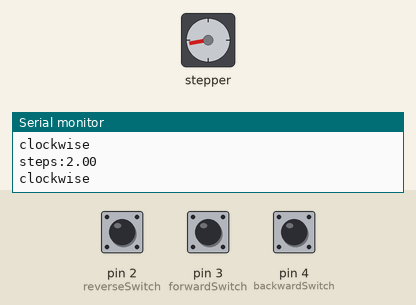
This sketch was run on a simulated Arduino Uno, built with avr-gcc and run on an emulated ATmega328P. On the bench: stepper motor, the last lines printed to the serial monitor. The inputs (shaded band) are chosen by the test bench; at power-on: pin 2 (reverseSwitch) HIGH, pin 3 (forwardSwitch) HIGH, pin 4 (backwardSwitch) HIGH. Stepper angles assume 3200 steps per turn.

Above: at 2.8 s.
2.9 s: pin 2 (reverseSwitch) pulled LOW for 1.2 s
6.6 s: pin 3 (forwardSwitch) pulled LOW for 1.2 s
At 9.3 s:
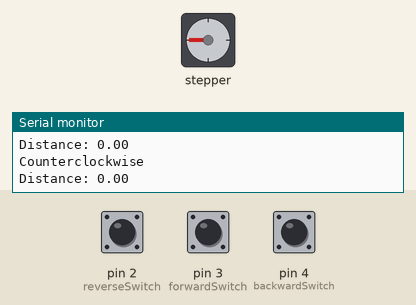
10.1 s: pin 4 (backwardSwitch) pulled LOW for 3.2 s
At 13.8 s:
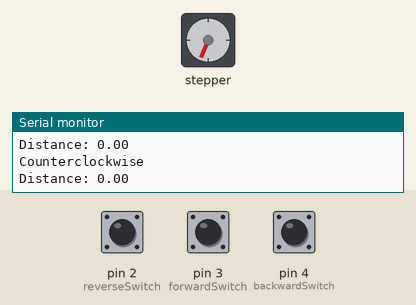
14.8 s: pin 4 (backwardSwitch) pulled LOW for 1.2 s
At 15.68 s:
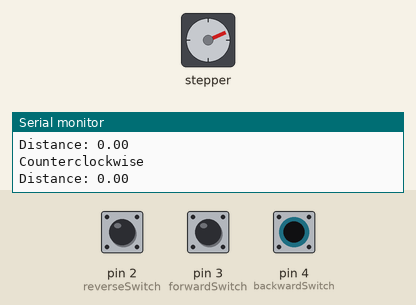
18.3 s: pin 3 (forwardSwitch) pulled LOW for 1.2 s
At 18.47 s:
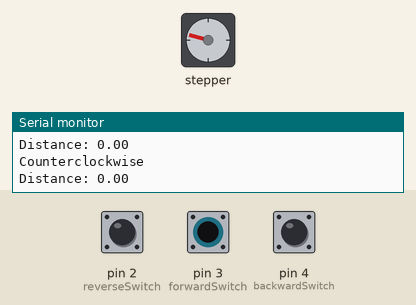
23.6 s: pin 3 (forwardSwitch) pulsed LOW 5 times (0.12 s each, 0.3 s apart)
At 26.1 s:
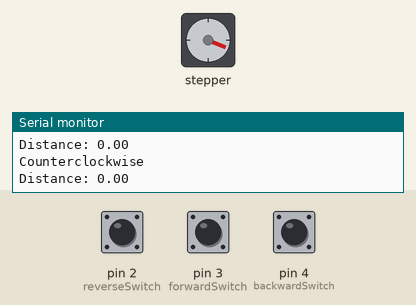
Timing chart, 0 to 27.6 s (numbered marks = the images above; inputs shaded):
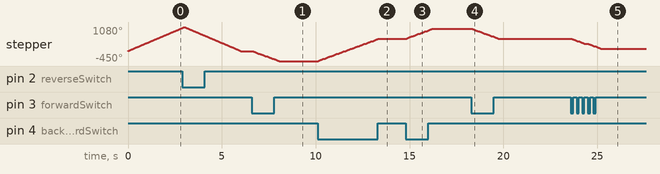

The sketch:

tas_control.ino
```cpp
/*
 Stepper Motor Control - speed control

 This program drives a unipolar or bipolar stepper motor.
 The motor is attached to digital pins 8 - 11 of the Arduino.
 A potentiometer is connected to analog input 0.

 The motor will rotate in a clockwise direction. The higher the potentiometer value,
 the faster the motor speed. Because setSpeed() sets the delay between steps,
 you may notice the motor is less responsive to changes in the sensor value at
 low speeds.

 Created 30 Nov. 2009
 Modified 28 Oct 2010
 by Tom Igoe

 */

#include <Stepper.h>

const int stepsPerRevolution = 3200;  // 1.8 degree, 1/16 microstep = 3200 steps per revolution (change this to fit the number of steps per revolution)
                                     // each revolution is 2mm, so 1600 steps per 1mm.

// initialize the stepper library on pins 8 through 11:
Stepper myStepper(stepsPerRevolution, 8, 9, 10, 11);

int reverseSwitch = 2;  // Push button for reverse
int forwardSwitch = 3; //push button to start
int backwardSwitch = 4; //push button to start
double stepCount = 0;  // number of steps the motor has taken
double reverseStepCount = 0;
double distanceTravel = 0;
boolean setdir = LOW; // Set Direction
// variables will change:
int buttonState1 = 0;         // variable for reading the forward pushbutton status
int buttonState2 = 0;         // variable for reading the backward pushbutton status

// Interrupt Handler

void revmotor (){

  setdir = !setdir;

}


void setup() {

  // set the speed at 60 rpm:
  myStepper.setSpeed(60);
  // initialize the pushbutton pin as an input:
  pinMode(forwardSwitch, INPUT);
  pinMode(backwardSwitch, INPUT);
   // initialize the serial port:
  attachInterrupt(digitalPinToInterrupt(reverseSwitch), revmotor, FALLING);
  Serial.begin(9600);

}

void loop() {
  // read the state of the start pushbutton value:
  buttonState1 = digitalRead(forwardSwitch);
  buttonState2 = digitalRead(backwardSwitch);
  if(buttonState1 == LOW){
    myStepper.step(-1000);
  }
  if(buttonState2 == LOW){
    myStepper.step(1000);
  }
    // step one step  in one direction:
    if (setdir == LOW){
    Serial.println("clockwise");
    myStepper.step(stepsPerRevolution);
    stepCount++;
    reverseStepCount = stepCount;
    Serial.print("steps:");
    Serial.println(stepCount);
    delayMicroseconds(50);
    }
    else {
    Serial.println("Counterclockwise");
    distanceTravel = (stepCount * stepsPerRevolution) / 1600 ; // mm
    Serial.print("Distance: ");
    Serial.println(distanceTravel);
      if (reverseStepCount == 0){
      stepCount = 0; // reset stepCount
      delay(50); //delay 5 seconds
      }
      else{
      for(int i = 1; i <= stepCount; i++){
      myStepper.step(-stepsPerRevolution);
      reverseStepCount--;
      delayMicroseconds(50);
      }
      }

    }
}
```

Measured:
- after the input at 6.6 s, stepper: turns 450° counter-clockwise in 1.4 s, starting after 0.05 s
- after the input at 10.1 s, stepper: turns 1012° clockwise in 3.2 s, starting at once
- after the input at 14.8 s, stepper: turns 450° clockwise in 1.4 s, starting at once
- after the input at 18.3 s, stepper: turns 450° counter-clockwise in 1.4 s, starting at once
- after the input at 23.6 s, stepper: turns 450° counter-clockwise in 1.5 s, starting at once
